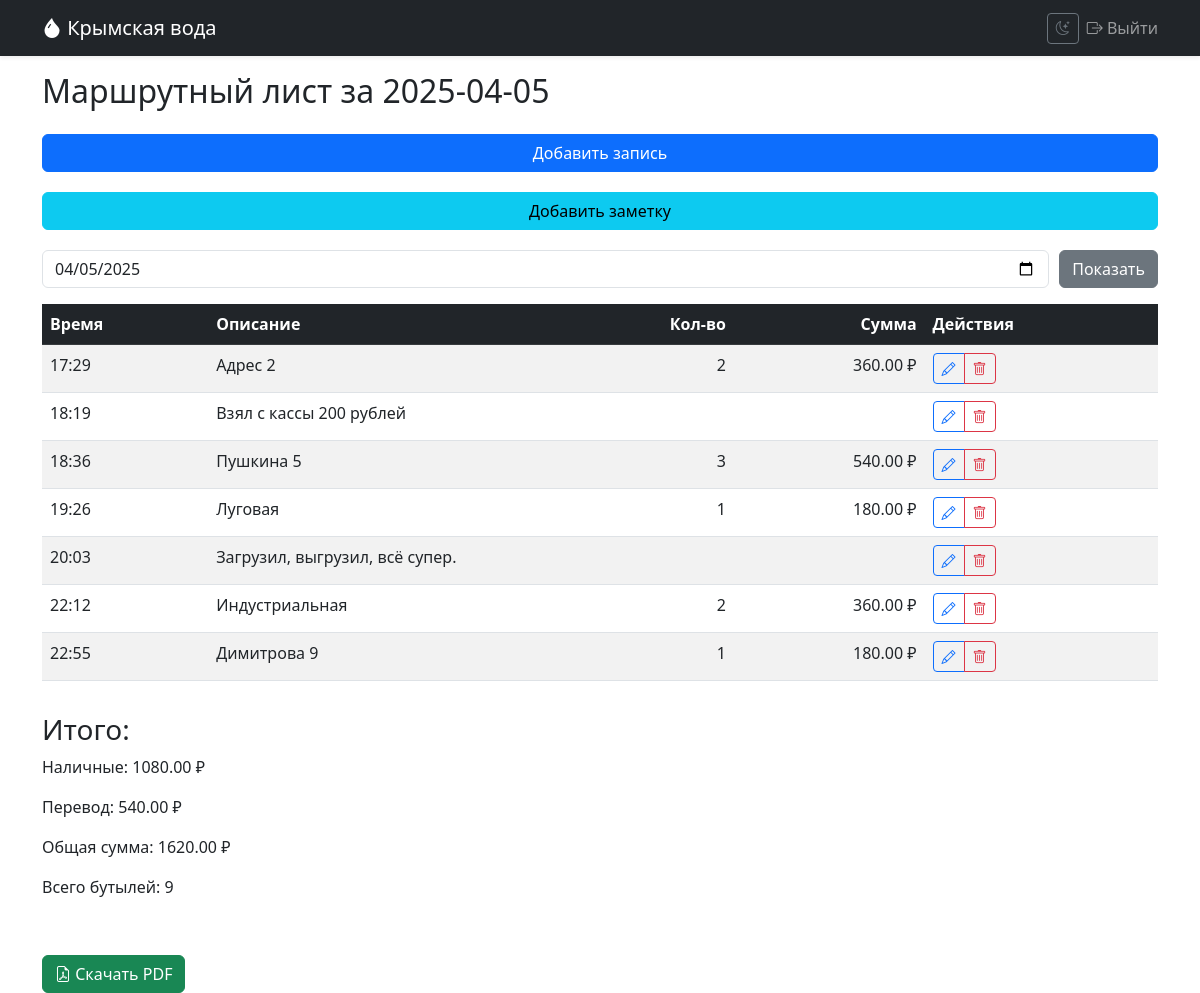
Screenshot of / (signed in) with the database file from the repository.
### app/models.py (models this page shows, shortened)
class DeliveryRecord(db.Model):
    id = db.Column(db.Integer, primary_key=True)
    date = db.Column(db.Date, index=True, default=datetime.utcnow)
    time = db.Column(db.String(5), nullable=False)  # HH:MM format
    description = db.Column(db.String(200), nullable=True)  # Сделали nullable
    quantity = db.Column(db.Integer, nullable=True)         # Сделали nullable
    amount = db.Column(db.Float, nullable=True)             # Сделали nullable
    payment_type = db.Column(db.String(20), nullable=True)  # Сделали nullable
    user_id = db.Column(db.Integer, db.ForeignKey('user.id'), nullable=False)
    note = db.Column(db.Text, nullable=True)                # Добавлено поле для заметки
    is_note = db.Column(db.Boolean, default=False, nullable=False)  # Добавлено поле для флага

### app/delivery/routes.py (the view)
@bp.route('/')
@login_required
def list_records():
    selected_date = request.args.get('date', date.today().isoformat())
    try:
        date_obj = datetime.strptime(selected_date, '%Y-%m-%d').date()
    except ValueError:
        date_obj = date.today()
    records = DeliveryRecord.query.filter_by(
        date=date_obj,
        user_id=current_user.id
    ).order_by(DeliveryRecord.time).all()
    totals = {
        'cash': sum(r.amount or 0 for r in records if r.payment_type == 'нал'),
        'cashless': sum(r.amount or 0 for r in records if r.payment_type == 'перевод'),
        'quantity': sum(r.quantity or 0 for r in records),
        'all': sum(r.amount or 0 for r in records)
    }
    return render_template('delivery/list.html',
                         records=records,
                         selected_date=selected_date,
                         totals=totals)

### app/models.py (called while the page is built)
@login_manager.user_loader
def load_user(user_id):
    return User.query.get(int(user_id))

### app/templates/delivery/list.html
{% extends "base.html" %} {% block content %}
<div class="delivery-list">
    <h2>Маршрутный лист за {{ selected_date }}</h2>
    <div class="actions">
        <a
            href="{{ url_for('delivery.add_record', date=selected_date) }}"
            class="btn btn-primary"
        >
            Добавить запись
        </a>
        <a
            href="{{ url_for('delivery.add_note', date=selected_date) }}"
            class="btn btn-info"
        >
            Добавить заметку
        </a>
        <form method="GET" class="date-form">
            <input
                type="date"
                name="date"
                value="{{ selected_date }}"
                class="form-control"
            />
            <button type="submit" class="btn btn-secondary">Показать</button>
        </form>
    </div>
    {% if not records %}
    <p>Нет записей за выбранную дату</p>
    {% else %}
    <div class="table-responsive">
        <table class="table table-hover table-striped">
            <thead class="table-dark">
                <tr>
                    <th>Время</th>
                    <th>Описание</th>
                    <th class="text-end">Кол-во</th>
                    <th class="text-end">Сумма</th>
                    <th>Действия</th>
                </tr>
            </thead>
            <tbody>
                {% for record in records %} {% if record.is_note %}
                <tr class="note-row">
                    <td>{{ record.time }}</td>
                    <td colspan="3">{{ record.note }}</td>
                    <td>
                        <div class="btn-group btn-group-sm">
                            <a
                                href="{{ url_for('delivery.edit_record', id=record.id) }}"
                                class="btn btn-outline-primary"
                            >
                                <i class="bi bi-pencil"></i>
                            </a>
                            <button
                                class="btn btn-outline-danger"
                                hx-post="{{ url_for('delivery.delete_record', id=record.id) }}"
                                hx-confirm="Удалить эту заметку?"
                                hx-target="closest tr"
                                hx-swap="outerHTML swap:1s"
                            >
                                <i class="bi bi-trash"></i>
                            </button>
                        </div>
                    </td>
                </tr>
                {% else %}
                <tr>
                    <td>{{ record.time }}</td>
                    <td>{{ record.description }}</td>
                    <td class="text-end">
                        {{ record.quantity if record.quantity is not none else
                        '-' }}
                    </td>
                    <td class="text-end">
                        {{ "%.2f ₽"|format(record.amount) if record.amount is
                        not none else '-' }}
                    </td>
                    <td>
                        <div class="btn-group btn-group-sm">
                            <a
                                href="{{ url_for('delivery.edit_record', id=record.id) }}"
                                class="btn btn-outline-primary"
                            >
                                <i class="bi bi-pencil"></i>
                            </a>
                            <button
                                class="btn btn-outline-danger"
                                hx-post="{{ url_for('delivery.delete_record', id=record.id) }}"
                                hx-confirm="Удалить эту запись?"
                                hx-target="closest tr"
                                hx-swap="outerHTML swap:1s"
                            >
                                <i class="bi bi-trash"></i>
                            </button>
                        </div>
                    </td>
                </tr>
                {% endif %} {% endfor %}
            </tbody>
        </table>
    </div>
    <div class="totals">
        <h3>Итого:</h3>
        <p>Наличные: {{ "%.2f"|format(totals.cash) }} ₽</p>
        <p>Перевод: {{ "%.2f"|format(totals.cashless) }} ₽</p>
        <p>Общая сумма: {{ "%.2f"|format(totals.all) }} ₽</p>
        <p>Всего бутылей: {{ totals.quantity }}</p>
    </div>
    <div class="mt-4">
        <a
            href="{{ url_for('delivery.generate_pdf', date=selected_date) }}"
            class="btn btn-success"
        >
            <i class="bi bi-file-earmark-pdf"></i> Скачать PDF
        </a>
    </div>
    {% endif %}
</div>
{% endblock %}

### app/static/css/styles.css (style rules this page uses)
:root { --primary-color: #4e73df; --danger-color: #e74a3b; }
.btn-primary { background-color: var(--primary-color); }
.delivery-list { display: flex; flex-direction: column; gap: 1rem; }
.actions { display: flex; flex-direction: column; gap: 20px; }
form.date-form { display: flex; flex-direction: row; gap: 10px; }

### rows the page displays
DeliveryRecord: time "17:29", description "Адрес 2", quantity "2", amount "360.00 ₽"
DeliveryRecord: time "18:19", note "Взял с кассы 200 рублей"
DeliveryRecord: time "18:36", description "Пушкина 5", quantity "3", amount "540.00 ₽"
DeliveryRecord: time "19:26", description "Луговая", quantity "1", amount "180.00 ₽"
DeliveryRecord: time "20:03", note "Загрузил, выгрузил, всё супер."
DeliveryRecord: time "22:12", description "Индустриальная", quantity "2", amount "360.00 ₽"
DeliveryRecord: time "22:55", description "Димитрова 9", quantity "1", amount "180.00 ₽"

### other values shown
{{ selected_date }} "2025-04-05"
{{ "%.2f"|format(totals.cash) }} "1080.00"
{{ "%.2f"|format(totals.cashless) }} "540.00"
{{ "%.2f"|format(totals.all) }} "1620.00"
{{ totals.quantity }} "9"
